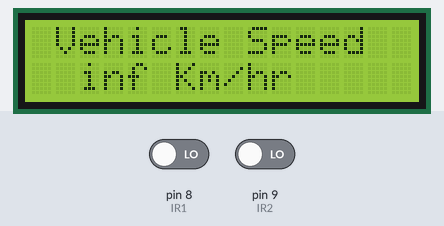
The sketch below on a simulated Arduino Uno, built with avr-gcc and run on an emulated ATmega328P. Parts: 16×2 character LCD. The test bench sets the inputs (shaded band); at power-on: pin 9 (IR2) LOW, pin 8 (IR1) LOW.

Above: at 1.2 s.
1.3 s: pin 9 (IR2) driven HIGH
At 2.0 s:
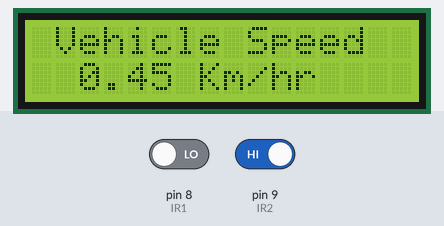
4.3 s: pin 8 (IR1) driven HIGH
At 5.1 s:
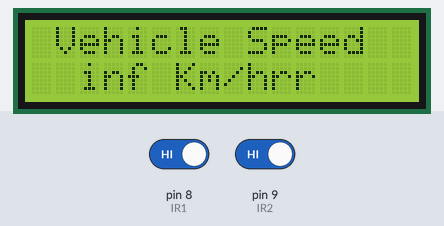
6.1 s: pin 8 (IR1) driven LOW
At 14.0 s:
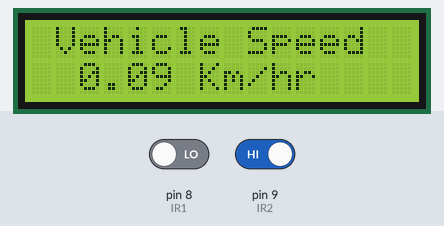
Timing chart, 0 to 14.2 s (numbered marks = the images above; inputs shaded):
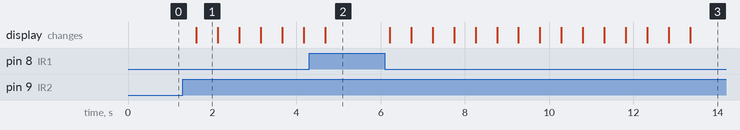

The sketch:

01_speed_basic.ino
```cpp
#include <Wire.h>
#include <LiquidCrystal_I2C.h>

LiquidCrystal_I2C lcd(0x27, 16, 2); // Adjust 0x27 if your display has a different address

int IR1 = 8;
int IR2 = 9;
unsigned long t1 = 0;
unsigned long t2 = 0;
float velocity;

void setup()
{
  lcd.init();
  lcd.backlight();
  pinMode(IR1, INPUT);
  pinMode(IR2, INPUT);
  Serial.begin(9600);
  lcd.clear();
  lcd.setCursor(0, 0);
  lcd.print(" Vehicle Speed ");
}

void loop()
{
  if (digitalRead(IR1) == 1)
  {
    t1 = millis();
  }
  if (digitalRead(IR2) == 1)
  {
    t2 = millis();
  }

  velocity = t2 - t1;
  velocity = velocity / 1000;       // Convert millisecond to second
  velocity = (0.2 / velocity) * 3.6; // km/h

  lcd.setCursor(2, 1);
  lcd.print(velocity);
  lcd.print(" Km/hr");
  delay(500);
}
```

Measured:
- after the input at 1.3 s, the display: changes after 0.32 s (image 1)
- after the input at 4.3 s, the display: changes after 0.38 s (image 2)
- after the input at 6.1 s, the display: first changes after 0.11 s (image 3 shows a later state)
- what the display in image 1 shows lasts 0.5 s, from 1.6 s to 2.1 s
